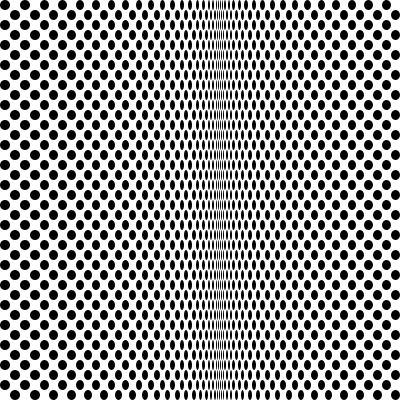
Frame 1 (no input)
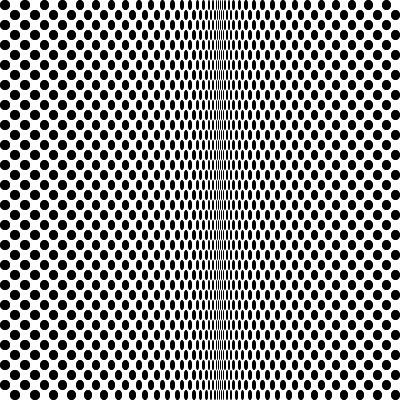
Frame 2 (the mouse pressed at the canvas centre, redrawn once)

The Processing sketch that drew these frames (run headless with seeded random() and noise(); the mouse was pressed at the canvas centre and the sketch redrawn once):

// Processing sketch: processing_9352
// ── processing_9352.pde


void setup(){

  size(400, 400);
  background(255);
  fill(0);
  noStroke();
  smooth();

}


void draw () 
{  
  ellipseMode (CORNER);

  int a = 10;

 for (int u = 0; u<= 36; u++)
 {

  pushMatrix();
  for ( int i = 0; i <= 40 ; i++)
  {
    if(i <= 20)
    {
    ellipse (0,0, a-i/2,10);
    
        ellipse ((a-i/2),a, a-i/2,10);      //versetzter Kreis Abnahme

    translate((a-i/2)*2, 0);
    }
  
    if (i > 20)
    {
    ellipse (0,0, a-((40-i)/2),10);
    
        ellipse ((a-((40-i)/2)),a, a-((40-i)/2),10);    //versetzter Kreis Zunahme

    translate((a-((40-i)/2))*2, 0);
    
    }
  }
  
  popMatrix();
  
  translate(0, a+a);       //Vervielfältigung nach Unten
  
 }
  
 noLoop();
  
}
